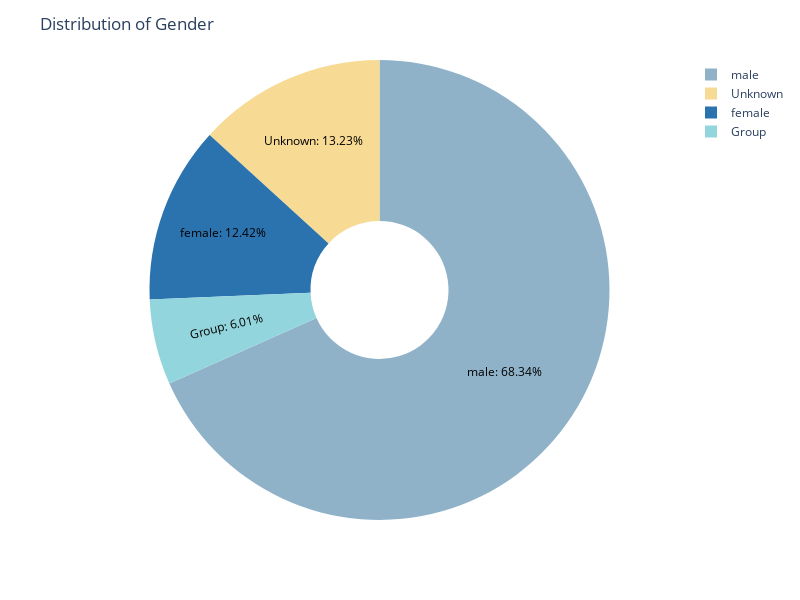

Notebook cell for this chart:
### Code cell
import pandas as pd
import plotly.express as px


# caculate for each gender
gender_counts = df['Gender_sorted'].value_counts()

# craete the chart and define the colors
fig = px.pie(gender_counts, values=gender_counts.values, names=gender_counts.index, 
             color_discrete_sequence=['#8FB2C9','#F7DA94','#2B73AF','#93D5DC'])

# define the texts
fig.update_traces(
    textinfo='percent+label',
    textfont=dict(color='black'),
    hole=0.3,
    texttemplate='%{label}: %{percent:.2%}'
)

# layout
fig.update_layout(
    title='Distribution of Gender',
    height=600, 
    width=800
)

# show the chart
fig.show()

### Figure 1 — Plotly figure (JSON) as saved in the notebook; plotly's stock layout.template omitted (floating-point values rounded to 4 significant figures)
{"data": [{"domain": {"x": [0, 1], "y": [0, 1]}, "hole": 0.3, "hovertemplate": "Gender_sorted=%{label}<br>value=%{value}<extra></extra>", "labels": ["male", "Unknown", "female", "Group"], "legendgroup": "", "name": "", "showlegend": true, "textfont": {"color": "black"}, "textinfo": "percent+label", "texttemplate": "%{label}: %{percent:.2%}", "type": "pie", "values": [341, 66, 62, 30]}], "layout": {"height": 600, "legend": {"tracegroupgap": 0}, "margin": {"t": 60}, "piecolorway": ["#8FB2C9", "#F7DA94", "#2B73AF", "#93D5DC"], "title": {"text": "Distribution of Gender"}, "width": 800}}
